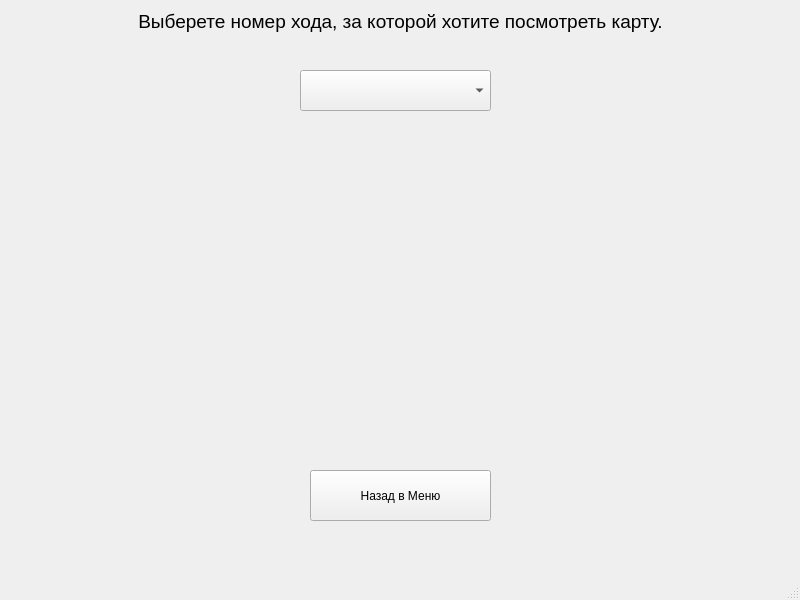
<?xml version="1.0" encoding="UTF-8"?>
<ui version="4.0">
 <class>MainWindow</class>
 <widget class="QMainWindow" name="MainWindow">
  <property name="geometry">
   <rect>
    <x>0</x>
    <y>0</y>
    <width>800</width>
    <height>600</height>
   </rect>
  </property>
  <property name="windowTitle">
   <string>MainWindow</string>
  </property>
  <widget class="QWidget" name="centralwidget">
   <widget class="QLabel" name="pic">
    <property name="geometry">
     <rect>
      <x>330</x>
      <y>150</y>
      <width>151</width>
      <height>231</height>
     </rect>
    </property>
    <property name="text">
     <string/>
    </property>
   </widget>
   <widget class="QComboBox" name="cb_turn">
    <property name="geometry">
     <rect>
      <x>300</x>
      <y>70</y>
      <width>191</width>
      <height>41</height>
     </rect>
    </property>
   </widget>
   <widget class="QLabel" name="lbl">
    <property name="geometry">
     <rect>
      <x>10</x>
      <y>10</y>
      <width>781</width>
      <height>51</height>
     </rect>
    </property>
    <property name="text">
     <string>&lt;html&gt;&lt;head/&gt;&lt;body&gt;&lt;p align=&quot;center&quot;&gt;&lt;span style=&quot; font-size:14pt;&quot;&gt;Выберете номер хода, за которой хотите посмотреть карту.&lt;/span&gt;&lt;/p&gt;&lt;p&gt;&lt;br/&gt;&lt;/p&gt;&lt;/body&gt;&lt;/html&gt;</string>
    </property>
   </widget>
   <widget class="QPushButton" name="b_menu">
    <property name="geometry">
     <rect>
      <x>310</x>
      <y>470</y>
      <width>181</width>
      <height>51</height>
     </rect>
    </property>
    <property name="text">
     <string>Назад в Меню</string>
    </property>
   </widget>
   <widget class="QLabel" name="lbl_back_pic">
    <property name="geometry">
     <rect>
      <x>0</x>
      <y>0</y>
      <width>801</width>
      <height>571</height>
     </rect>
    </property>
    <property name="text">
     <string/>
    </property>
   </widget>
   <zorder>lbl_back_pic</zorder>
   <zorder>pic</zorder>
   <zorder>cb_turn</zorder>
   <zorder>lbl</zorder>
   <zorder>b_menu</zorder>
  </widget>
  <widget class="QMenuBar" name="menubar">
   <property name="geometry">
    <rect>
     <x>0</x>
     <y>0</y>
     <width>800</width>
     <height>21</height>
    </rect>
   </property>
  </widget>
  <widget class="QStatusBar" name="statusbar"/>
 </widget>
 <resources/>
 <connections/>
</ui>
